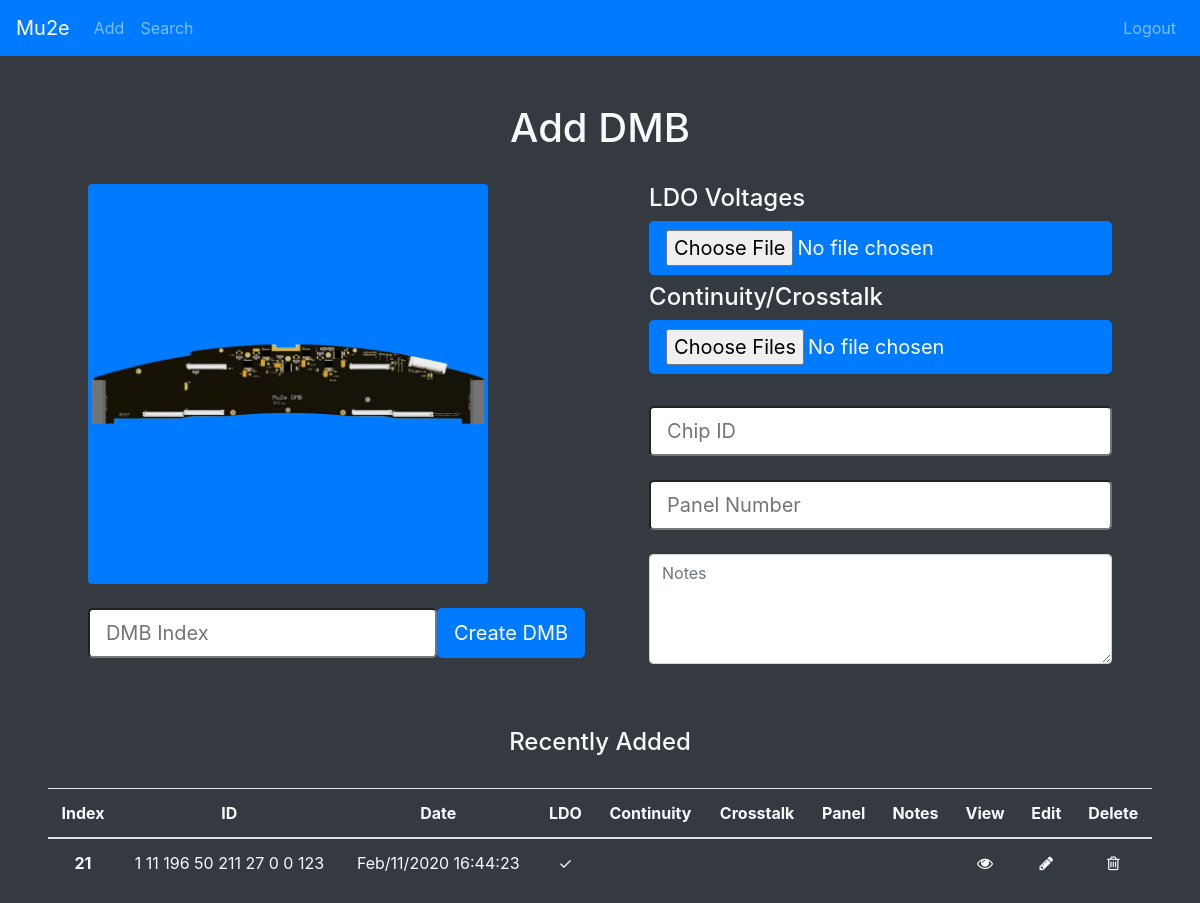
Before: /addDMB with the older database file.
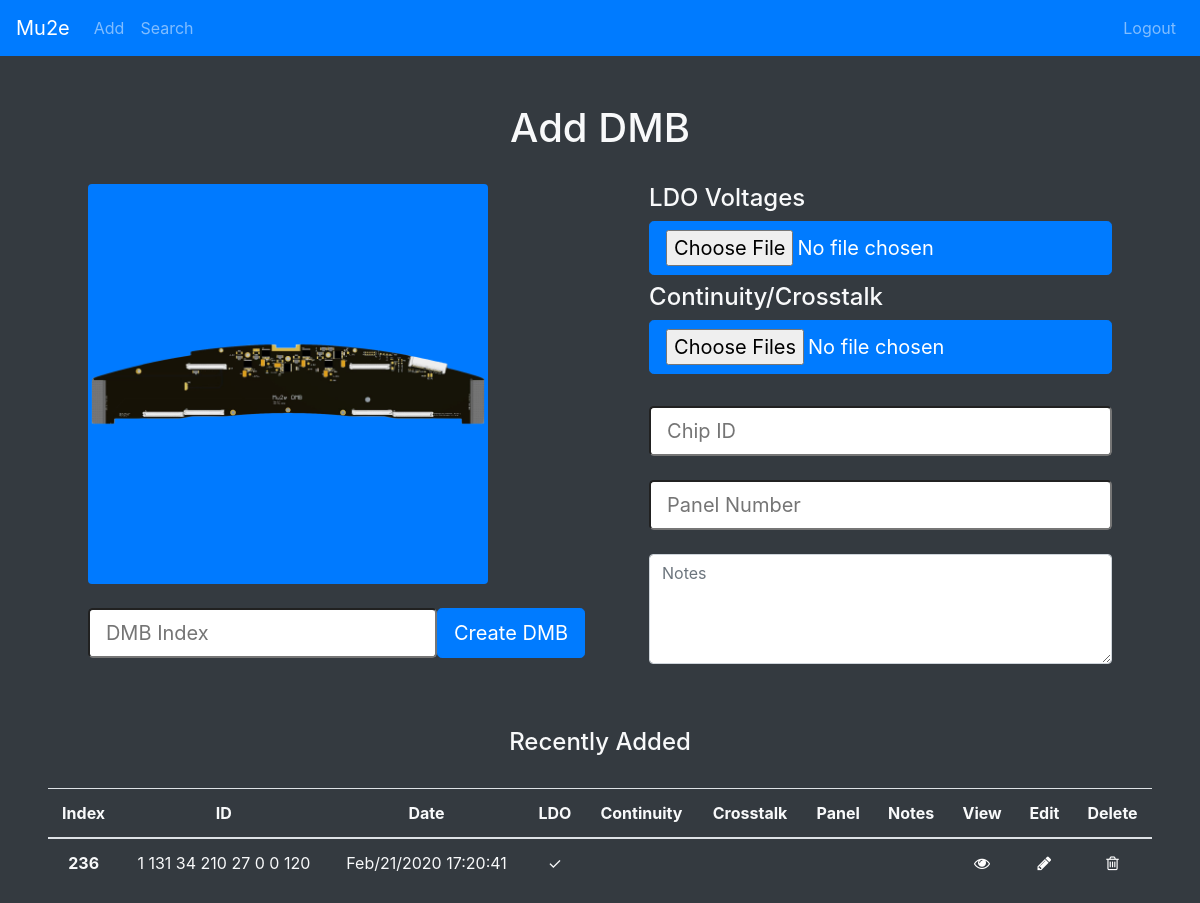
After: the same page with the newer database file.
### manager.py (models this page shows, shortened)
class DMB(db.Model):
    index = db.Column(db.String(80), unique=True, nullable=False, primary_key=True)
    date = db.Column(db.DateTime(), nullable=False)
    ldo = db.Column(db.String(1000))
    continuity = db.Column(db.String(1000))
    crosstalk = db.Column(db.String(1000))
    chipID = db.Column(db.String(80))
    panelNum = db.Column(db.String(80))
    notes = db.Column(db.String(20000))
    edits = db.Column(db.String(20000))

### manager.py (the view, shortened to what this page needs)
@app.route("/addDMB", methods=["GET", "POST"])
def addDMB():
    recent = DMB.query.order_by(DMB.date.desc()).first()
    return render_template("addDMB.html", recent=recent)

### manager.py (called while the page is built)
@app.template_filter('urlencode')
def urlencode_filter(s):
    if type(s) == 'Markup':
        s = s.unescape()
    s = s.encode('utf8')
    s = quote_plus(s)
    return Markup(s)

### templates/addDMB.html (shortened to what this page needs)
<!doctype html>
<html lang="en">
    <head>
        <link rel="stylesheet" href="https://stackpath.bootstrapcdn.com/bootstrap/4.4.1/css/bootstrap.min.css">
        <link rel="stylesheet" href="static/css/general.css">
        <link href="//maxcdn.bootstrapcdn.com/font-awesome/4.7.0/css/font-awesome.min.css" rel="stylesheet">
    </head>
    <body class="text-light bg-dark">
        <nav class="navbar navbar-expand-lg navbar-dark bg-primary">
            <a class="navbar-brand" href="/">Mu2e</a>
            <div class="collapse navbar-collapse" id="navbarSupportedContent">
                <ul class="navbar-nav mr-auto">
                    <li class="nav-item">
                        <a class="nav-link" data-toggle="dropdown" id="dropdownMenuButton">Add</a>
                    </li>
                    <li class="nav-item">
                        <a class="nav-link" href="search">Search</a>
                    </li>
                </ul>
            </div>
            <div class="navbar-collapse collapse w-100 order-3 dual-collapse2">
                <ul class="navbar-nav ml-auto">
                    <li>
                        <a class="nav-link navbar-right" href="logout">Logout</a>
                    </li>
                </ul>
            </div>
        </nav>
        <br><br>
        <h1 class="text-center">Add DMB</h1> <br>
        <form method="POST" action="/addDMB" enctype="multipart/form-data">
        <div class="d-flex justify-content-center">
            <div class="d-flex flex-column justify-content-start mr-3">
                <img src="/static/images/dmb.jpg" class="img-fluid rounded float-right img-fluid" width="400" height="auto">
                <form method="POST" action="/addDMB">
                    <div class="d-flex justify-content-center mt-4">
                        <div>
                            <input class="btn-lg" id="ex1" type="text" placeholder="DMB Index" name="index" required>
                        </div>
                        <input type="submit" class="btn btn-lg btn-primary" value="Create DMB" name="dmb">
                    </div>
                </form>
            </div>
            <div class="ml-5">
                <h4>LDO Voltages</h4>
                <label class="btn btn-lg btn-primary">
                    <input type="file" name="ldo" autocomplete="off">
                </label>
                <h4>Continuity/Crosstalk</h4>
                <label class="btn btn-lg btn-primary">
                    <input type="file" name="cc" multiple="true" autocomplete="off">
                </label>
                <div>
                    <input class="btn-lg btn-block mt-4"  type="text" placeholder="Chip ID" name="ID">
                </div>
                <div>
                    <input class="btn-lg btn-block mt-4"  type="text" placeholder="Panel Number" name="Panel">
                </div>
                <div class="form-group">
                    <textarea class="form-control mt-4" name="notes" rows="4" placeholder="Notes"></textarea>
                </div>
            </div>
        </div>
        </form>
        <br><br>
        <form>
            <div class="d-flex justify-content-center">
                <h4>Recently Added</h4>
            </div>
            <br>
            <div class = "d-flex justify-content-center">
                {% if recent == None %}
                    <h3>There are currently no DMBs in the database.</h3>
                {% else %}
                <table class="table ml-5 mr-5 text-light">
                    <thead>
                    <tr>
                        <th class="text-center" scope="col">Index</th>
                        <th class="text-center" scope="col">ID</th>
                        <th class="text-center" scope="col">Date</th>
                        <th class="text-center" scope="col">LDO</th>
                        <th class="text-center" scope="col">Continuity</th>
                        <th class="text-center" scope="col">Crosstalk</th>
                        <th class="text-center" scope="col">Panel</th>
                        <th class="text-center" scope="col">Notes</th>
                        <th class="text-center" scope="col">View</th>
                        <th class="text-center" scope="col">Edit</th>
                        <th class="text-center" scope="col">Delete</th>
                    </tr>
                    </thead>
                    <tbody>
                    <tr>
                        <th class="text-center" scope="row">{{ recent.index }}</th>
                        {% if not recent.chipID or recent.chipID == "" %}
                        <td class="text-center" scope="row"></td>
                        {% else %}
                        <td class="text-center" scope="row">{{ recent.chipID }}</td>
                        {% endif %}
                        <td class="text-center" > {{ recent.date.strftime("%b/%d/%Y %H:%M:%S") }} </td>
                        {% if not recent.ldo %}
                        <td class="text-center" scope="row"></td>
                        {% else %}
                        <td class="text-center" scope="row">
                            &#10003;
                        </td>
                        {% endif %}
                        {% if not recent.continuity and recent.continuity != "" %}
                        <td class="text-center" scope="row"></td>
                        {% elif recent.continuity == "" %}
                        <td class="text-success text-center">Pass</td>
                        {% else %}
                        <td class="text-danger text-center">Fail</td>
                        {% endif %}
                        {% if not recent.crosstalk and recent.crosstalk != "" %}
                        <td class="text-center" scope="row"></td>
                        {% elif recent.crosstalk == "" %}
                        <td class="text-success text-center">Pass</td>
                        {% else %}
                        <td class="text-danger text-center">Fail</td>
                        {% endif %}
                        {% if not recent.panelNum %}
                        <td class="text-center" scope="row"></td>
                        {% else %}
                        <td class="text-center" scope="row">{{ recent.panelNum }}</td>
                        {% endif %}
                        {% if not recent.notes %}
                        <td class="text-center" scope="row"></td>
                        {% else %}
                        <td class="text-center" scope="row">
                            &#10003;
                        </td>
                        {% endif %}
                        <td class="text-center" scope="row">
                            <a href="{{ '\vviewDMB\%s'%recent.index | urlencode }}">
                                <i class="fa fa-eye text-white"></i>
                            </a>
                        </td>
                        <td class="text-center" scope="row">
                            <a href="{{ '\editDMB\%s'%recent.index | urlencode }}">
                                <i class="fa fa-pencil text-white"></i>
                            </a>
                        </td>
                        <td class="text-center" scope="row">
                            <a href="{{ '\deleteDMB\%s'%recent.index | urlencode }}">
                                <i class="fa fa-trash-o text-white"></i>
                            </a>
                        </td>
                    </tr>
                    </tbody>
                </table>
                {% endif %}
            </div>
        </form>
    </body>
</html>

Changed rows visible on the page:
no longer on this page (row edited): DMB: index "21", chipID "1 11 196 50 211 27 0 0 123", date "Feb/11/2020 16:44:23"
added DMB: index "236", chipID "1 131 34 210 27 0 0 120", date "Feb/21/2020 17:20:41"
